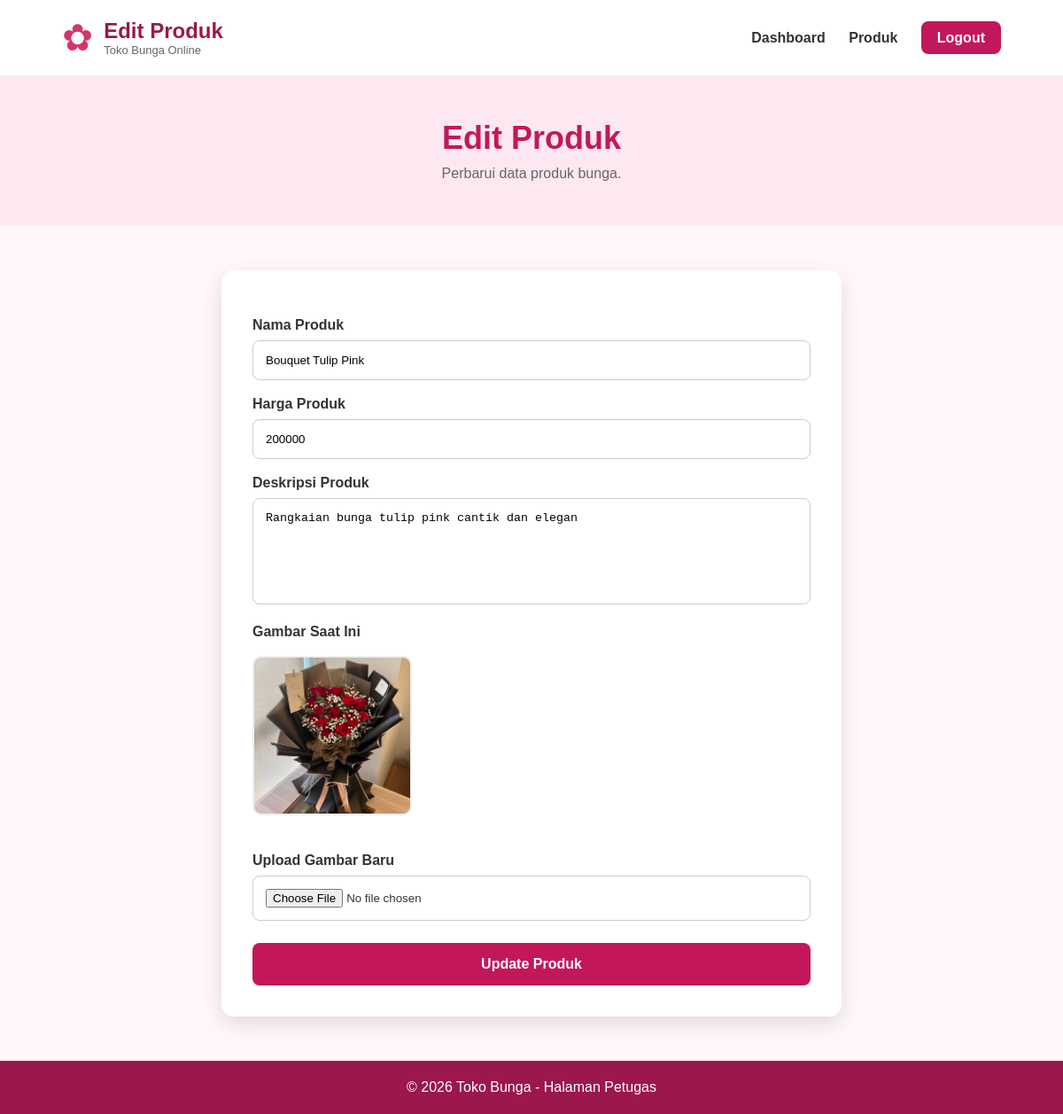
The app's page /Petugas/edit_produk.php?id=2 (signed in) with its own data.
### tables this page shows
CREATE TABLE produk (
    id_produk INT AUTO_INCREMENT PRIMARY KEY,
    nama_produk VARCHAR(150) NOT NULL,
    harga INT NOT NULL,
    stok INT NOT NULL,
    deskripsi TEXT NOT NULL,
    gambar VARCHAR(255) NOT NULL
);

### Petugas/edit_produk.php (the view, shortened to what this page needs)
<?php
include "../koneksi.php";
$id_produk = $_GET['id'];
$query = mysqli_query($conn,
"SELECT * FROM produk WHERE id_produk='$id_produk'");
$data = mysqli_fetch_assoc($query);
?>
<!DOCTYPE html>
<html lang="id">
<head>
    <link rel="stylesheet" href="admin.css">
</head>
<body>
<header>
    <div class="logo">
        <div class="flower">✿</div>
        <div>
            <h2>Edit Produk</h2>
            <p>Toko Bunga Online</p>
        </div>
    </div>
    <nav>
        <a href="index.php">Dashboard</a>
        <a href="data_produk.php">Produk</a>
        <a href="../logout.php" class="logout">Logout</a>
    </nav>
</header>
<section class="hero">
    <h1>Edit Produk</h1>
    <p>
        Perbarui data produk bunga.
    </p>
</section>
<main>
    <div class="form-box">
        <form method="POST" enctype="multipart/form-data">
            <label>Nama Produk</label>
            <input type="text"
            name="nama_produk"
            value="<?php echo $data['nama_produk']; ?>"
            required>
            <label>Harga Produk</label>
            <input type="number"
            name="harga"
            value="<?php echo $data['harga']; ?>"
            required>
            <label>Deskripsi Produk</label>
            <textarea
            name="deskripsi"
            required><?php echo $data['deskripsi']; ?></textarea>
            <label>Gambar Saat Ini</label>
            <img src="../gambar_produk/<?php echo $data['gambar']; ?>" class="preview">
            <label>Upload Gambar Baru</label>
            <input type="file"
            name="gambar">
            <button type="submit"
            name="update"
            class="btn-simpan">
                Update Produk
            </button>
        </form>
    </div>
</main>
<footer>
    <p>© 2026 Toko Bunga - Halaman Petugas</p>
</footer>
</body>
</html>

### Petugas/admin.css (style rules this page uses)
* { margin: 0; padding: 0; box-sizing: border-box; }
body { font-family: Arial, sans-serif; background: #fff7fb; color: #333; }
header { height: 85px; background: white; padding: 0 70px; display: flex; justify-content: space-between; align-items: center; box-shadow: 0 3px 15px rgba(0,0,0,0.08); }
.logo { display: flex; align-items: center; gap: 12px; }
.flower { font-size: 42px; color: #d6336c; }
.logo h2 { color: #9b174c; }
.logo p { font-size: 13px; color: #666; }
nav a { margin-left: 22px; text-decoration: none; color: #333; font-weight: bold; }
.logout { background: #c2185b; color: white; padding: 10px 18px; border-radius: 8px; }
.hero { background: #fde8f1; padding: 50px 80px; text-align: center; }
.hero h1 { color: #c2185b; font-size: 36px; margin-bottom: 10px; }
.hero p { color: #666; }
main { padding: 50px 80px; }
footer { height: 60px; background: #9b174c; color: white; display: flex; justify-content: center; align-items: center; }
.form-box { max-width: 700px; margin: auto; background: white; padding: 35px; border-radius: 14px; box-shadow: 0 8px 25px rgba(0,0,0,0.12); }
label { display: block; font-weight: bold; margin-bottom: 8px; margin-top: 18px; }
input, textarea { width: 100%; padding: 14px; border: 1px solid #ccc; border-radius: 8px; }
textarea { height: 120px; resize: none; }
.btn-simpan { width: 100%; padding: 15px; margin-top: 25px; border: none; background: #c2185b; color: white; border-radius: 8px; font-size: 16px; font-weight: bold; cursor: pointer; }
.preview { width: 180px; height: 180px; object-fit: cover; border-radius: 10px; margin-top: 10px; margin-bottom: 20px; border: 2px solid #eee; }

### records on screen
produk: nama_produk "Bouquet Tulip Pink", harga "200000", deskripsi "Rangkaian bunga tulip pink cantik dan elegan", gambar (picture)
